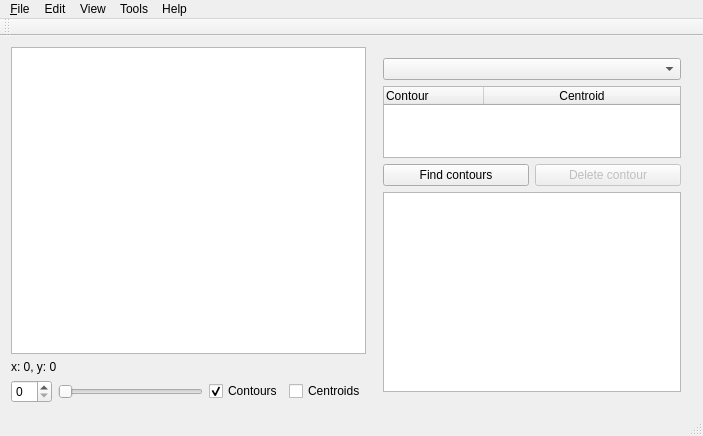
<?xml version="1.0" encoding="UTF-8"?>
<ui version="4.0">
 <class>MainWindow</class>
 <widget class="QMainWindow" name="MainWindow">
  <property name="enabled">
   <bool>true</bool>
  </property>
  <property name="geometry">
   <rect>
    <x>0</x>
    <y>0</y>
    <width>703</width>
    <height>436</height>
   </rect>
  </property>
  <property name="windowTitle">
   <string>BioMotion</string>
  </property>
  <widget class="QWidget" name="centralWidget">
   <layout class="QHBoxLayout" name="horizontalLayout" stretch="1,0">
    <item>
     <layout class="QVBoxLayout" name="videoPanel" stretch="1,0,0">
      <item>
       <widget class="ImageView" name="graphicsView"/>
      </item>
      <item>
       <widget class="QLabel" name="mousePositionLabel">
        <property name="styleSheet">
         <string notr="true"/>
        </property>
        <property name="text">
         <string>x: 0, y: 0</string>
        </property>
       </widget>
      </item>
      <item>
       <layout class="QHBoxLayout" name="controlLayout">
        <item>
         <widget class="QSpinBox" name="frameSpinBox">
          <property name="prefix">
           <string/>
          </property>
         </widget>
        </item>
        <item>
         <widget class="QSlider" name="frameSlider">
          <property name="orientation">
           <enum>Qt::Horizontal</enum>
          </property>
         </widget>
        </item>
        <item>
         <widget class="QCheckBox" name="contoursCheckBox">
          <property name="text">
           <string>Contours</string>
          </property>
          <property name="checked">
           <bool>true</bool>
          </property>
         </widget>
        </item>
        <item>
         <widget class="QCheckBox" name="centroidsCheckBox">
          <property name="text">
           <string>Centroids</string>
          </property>
         </widget>
        </item>
       </layout>
      </item>
     </layout>
    </item>
    <item>
     <widget class="QWidget" name="pointEditorPanel" native="true">
      <layout class="QVBoxLayout" name="tableLayout">
       <item>
        <layout class="QHBoxLayout" name="chartLayout"/>
       </item>
       <item>
        <widget class="QComboBox" name="videoComboBox"/>
       </item>
       <item>
        <widget class="QTableWidget" name="contourTable">
         <property name="horizontalScrollBarPolicy">
          <enum>Qt::ScrollBarAlwaysOff</enum>
         </property>
         <property name="sizeAdjustPolicy">
          <enum>QAbstractScrollArea::AdjustToContents</enum>
         </property>
         <property name="editTriggers">
          <set>QAbstractItemView::NoEditTriggers</set>
         </property>
         <attribute name="horizontalHeaderStretchLastSection">
          <bool>true</bool>
         </attribute>
         <column>
          <property name="text">
           <string>Contour</string>
          </property>
          <property name="textAlignment">
           <set>AlignLeading|AlignVCenter</set>
          </property>
         </column>
         <column>
          <property name="text">
           <string>Centroid</string>
          </property>
         </column>
        </widget>
       </item>
       <item>
        <layout class="QHBoxLayout" name="pointButtonLayout">
         <item>
          <widget class="QPushButton" name="findContoursButton">
           <property name="enabled">
            <bool>true</bool>
           </property>
           <property name="text">
            <string>Find contours</string>
           </property>
          </widget>
         </item>
         <item>
          <widget class="QPushButton" name="deleteContourButton">
           <property name="enabled">
            <bool>false</bool>
           </property>
           <property name="text">
            <string>Delete contour</string>
           </property>
          </widget>
         </item>
        </layout>
       </item>
       <item>
        <widget class="QGraphicsView" name="insetView">
         <property name="minimumSize">
          <size>
           <width>0</width>
           <height>200</height>
          </size>
         </property>
         <property name="cursor" stdset="0">
          <cursorShape>CrossCursor</cursorShape>
         </property>
        </widget>
       </item>
      </layout>
     </widget>
    </item>
   </layout>
  </widget>
  <widget class="QMenuBar" name="menuBar">
   <property name="geometry">
    <rect>
     <x>0</x>
     <y>0</y>
     <width>703</width>
     <height>20</height>
    </rect>
   </property>
   <widget class="QMenu" name="menu_File">
    <property name="title">
     <string>&amp;File</string>
    </property>
    <addaction name="action_Open"/>
   </widget>
   <widget class="QMenu" name="menuEdit">
    <property name="title">
     <string>Edit</string>
    </property>
   </widget>
   <widget class="QMenu" name="menuView">
    <property name="title">
     <string>View</string>
    </property>
    <addaction name="actionData"/>
   </widget>
   <widget class="QMenu" name="menuTools">
    <property name="title">
     <string>Tools</string>
    </property>
   </widget>
   <widget class="QMenu" name="menuHelp">
    <property name="title">
     <string>Help</string>
    </property>
   </widget>
   <addaction name="menu_File"/>
   <addaction name="menuEdit"/>
   <addaction name="menuView"/>
   <addaction name="menuTools"/>
   <addaction name="menuHelp"/>
  </widget>
  <widget class="QToolBar" name="mainToolBar">
   <attribute name="toolBarArea">
    <enum>TopToolBarArea</enum>
   </attribute>
   <attribute name="toolBarBreak">
    <bool>false</bool>
   </attribute>
  </widget>
  <widget class="QStatusBar" name="statusBar"/>
  <action name="action_Open">
   <property name="text">
    <string>&amp;Open</string>
   </property>
  </action>
  <action name="actionData">
   <property name="text">
    <string>Data</string>
   </property>
  </action>
 </widget>
 <layoutdefault spacing="6" margin="11"/>
 <customwidgets>
  <customwidget>
   <class>ImageView</class>
   <extends>QGraphicsView</extends>
   <header>imageview.h</header>
  </customwidget>
 </customwidgets>
 <resources/>
 <connections>
  <connection>
   <sender>frameSlider</sender>
   <signal>valueChanged(int)</signal>
   <receiver>frameSpinBox</receiver>
   <slot>setValue(int)</slot>
   <hints>
    <hint type="sourcelabel">
     <x>259</x>
     <y>398</y>
    </hint>
    <hint type="destinationlabel">
     <x>53</x>
     <y>394</y>
    </hint>
   </hints>
  </connection>
  <connection>
   <sender>frameSpinBox</sender>
   <signal>valueChanged(int)</signal>
   <receiver>frameSlider</receiver>
   <slot>setValue(int)</slot>
   <hints>
    <hint type="sourcelabel">
     <x>31</x>
     <y>394</y>
    </hint>
    <hint type="destinationlabel">
     <x>147</x>
     <y>390</y>
    </hint>
   </hints>
  </connection>
 </connections>
</ui>
